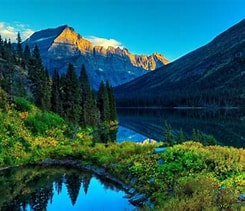
#> input picture Task7/input_images/img1.jpg, 245 x 211 px; its folder holds 4 pictures in this run
$ python image_resizer.py
#> lines starting #> are read from the running program, lines starting #| are printed output that depends on the picture
import os
from PIL import Image

base_dir = os.path.dirname(os.path.abspath(__file__))

input_folder = os.path.join(base_dir,'input_images')
output_folder = os.path.join(base_dir,'output_images')

os.makedirs(output_folder, exist_ok=True)

desired_size= (300,300)
for image in os.listdir(input_folder):
    try:
        img_path =os.path.join(input_folder, image)
        with Image.open(img_path) as img:
#> img is the input picture: PIL image 245x211 RGB; mean R, G, B 32.9, 91.7, 94.2
            resize_img = img.resize(desired_size)
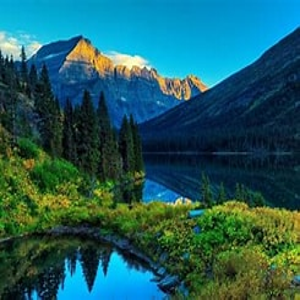
#> resize_img: PIL image 300x300 RGB; mean R, G, B 32.9, 91.7, 94.2

            new_filename = os.path.splitext(image)[0] + ".png"
            save_path = os.path.join(output_folder,new_filename)
            resize_img.save(save_path)

            print(f"Successful Processing {image}")
    except Exception as e:
        print(f"Error Processing {image}: {e}")
#> pass 2 of the loop `for image in os.listdir(input_folder):`:
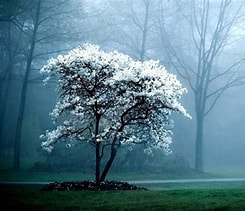
#> input picture Task7/input_images/img2.jpeg, 245 x 211 px
#> img is the input picture: PIL image 245x211 RGB; mean R, G, B 89.6, 125, 139.3
#> `resize_img = img.resize(desired_size)`:
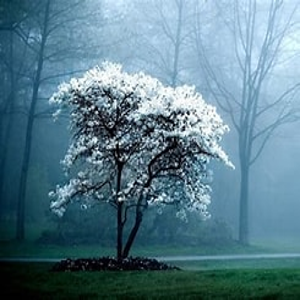
#> resize_img: PIL image 300x300 RGB; mean R, G, B 89.6, 125, 139.3
#> pass 3 of the loop `for image in os.listdir(input_folder):`:
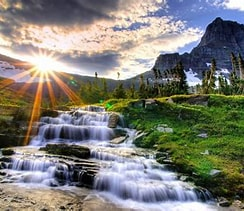
#> input picture Task7/input_images/img3.jpeg, 244 x 211 px
#> img is the input picture: PIL image 244x211 RGB; mean R, G, B 125.9, 125.5, 117.7
#> `resize_img = img.resize(desired_size)`:
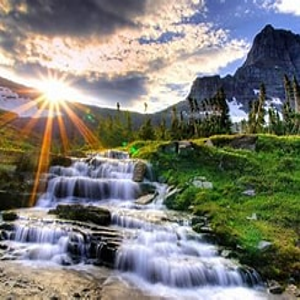
#> resize_img: PIL image 300x300 RGB; mean R, G, B 125.9, 125.5, 117.7
#> the loop made 4 passes; the first 3 are shown
